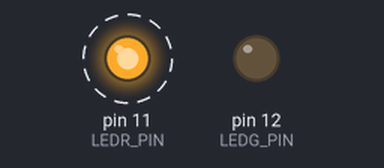
This sketch was run on a simulated Arduino Uno, built with avr-gcc and run on an emulated ATmega328P. Parts: output pins drawn as LEDs (lit = HIGH). Dashed ring = blinking.

Above: at 0.5 s.
At 4.5 s:
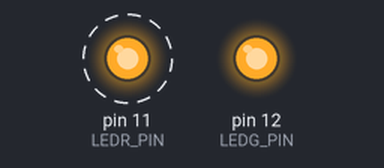
Timing chart, 0 to 7.8 s (numbered marks = the images above):
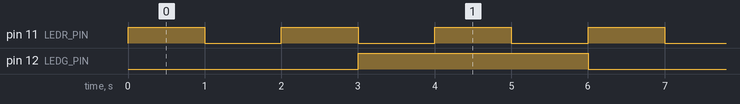

Measured:
- by itself, pin 11 (LEDR_PIN): alternates HIGH for 1.0 s and LOW for 1.0 s
- by itself, pin 12 (LEDG_PIN): alternates HIGH for 3.0 s and LOW for 3.0 s
- by itself, everything shown: repeats every 6.0 s, in 8 steps

The sketch:

TwoLEDsControl.ino
```cpp
/*
	Write a sketch to control 2 LEDs making them blink with 2 independent periods. To control the
	first LED use the delay() function in the loop function, to control the other LED use an
	interrupt controlled using TimerOne library.
*/

#include <TimerOne.h>  // library for finer PWM control and/or running a periodic interrupt fn

const int LEDR_PIN = 11;
const int LEDG_PIN = 12;
const int LEDR_HALF_T = 1.5;
const int LEDG_HALF_T = 3.5;

volatile int ledrStatus = LOW;  // digital pins have only 2 possible states (HIGH=1, LOW=0)
volatile int ledgStatus = LOW;

void ledgFlash()
{
	ledgStatus = !ledgStatus;
	digitalWrite(LEDG_PIN, ledgStatus);  // applies the state (L/H) to the led
}

void setup()
{
	pinMode(LEDR_PIN, OUTPUT);  // defines pin 11 as an output source
	pinMode(LEDG_PIN, OUTPUT);

	Timer1.initialize(LEDG_HALF_T * 1e06);  // initialization of timer period; uses microseconds
	Timer1.attachInterrupt(ledgFlash);  // ISR that has to be triggered by Timer1 each period
}

void loop()
{
	ledrStatus = !ledrStatus;
	digitalWrite(LEDR_PIN, ledrStatus);
	delay(LEDR_HALF_T * 1e03);  // waiting time; uses milliseconds
}
```
